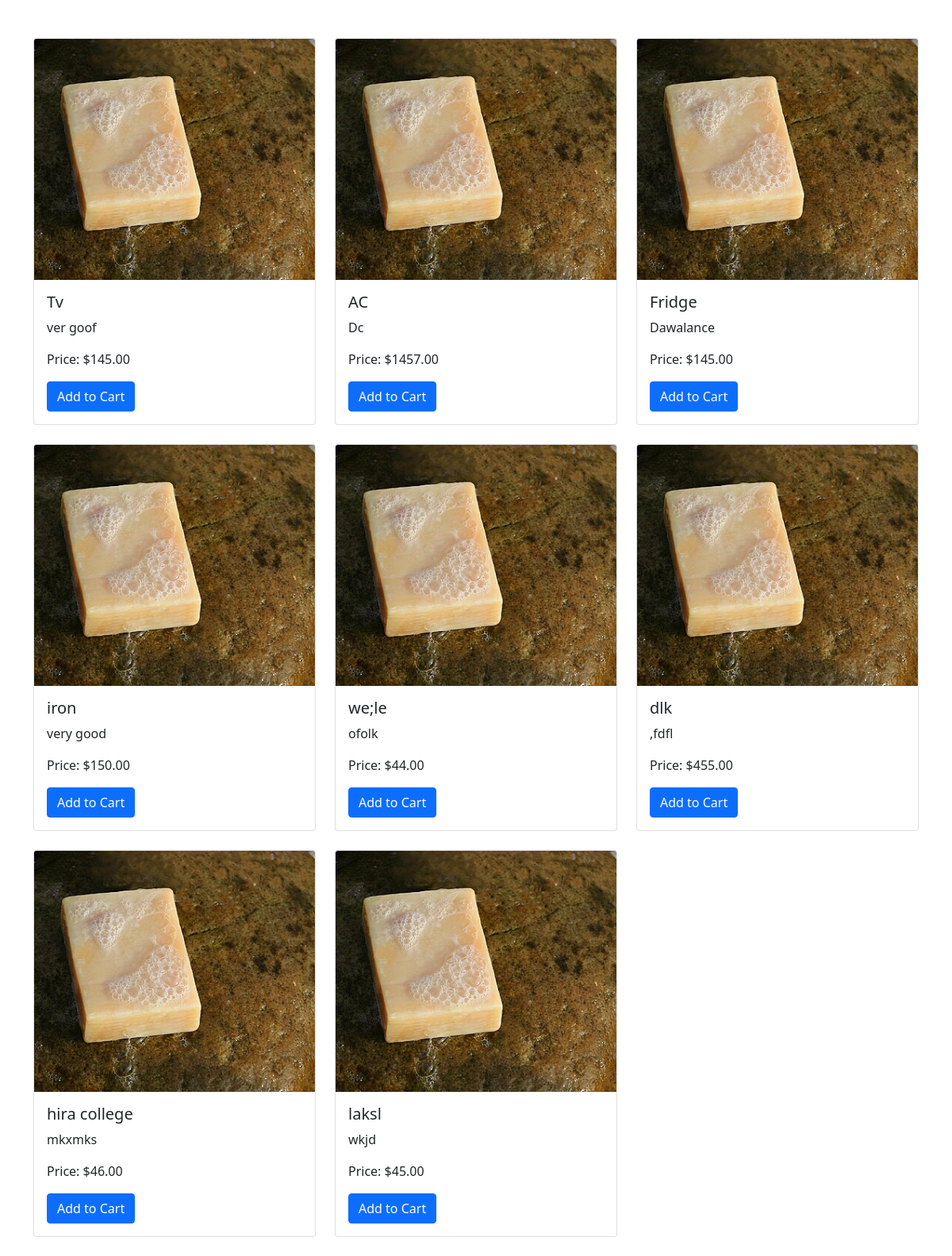
The page /product_list/ on the database as committed earlier.
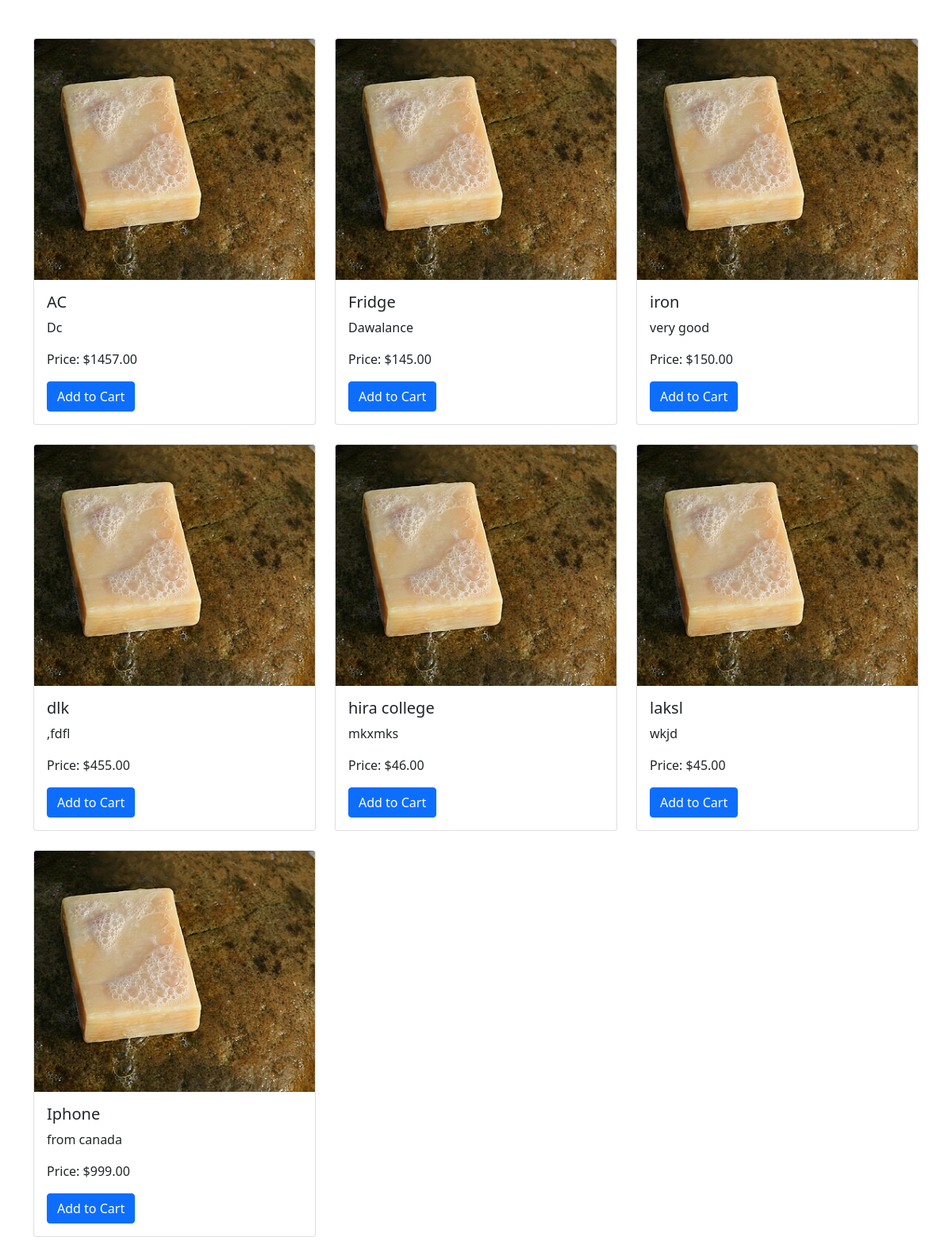
The same page on the database as committed later.
### myapp/models.py (models this page shows, shortened)
class products1(models.Model):
    product_id = models.AutoField(primary_key=True)
    name = models.CharField(max_length=200)
    description = models.CharField(max_length=200)
    seller = models.ForeignKey(Seller, on_delete=models.CASCADE)
    category = models.ForeignKey(Category, on_delete=models.CASCADE)
    price = models.DecimalField(max_digits=10, decimal_places=2)
    quantity = models.IntegerField()
    image = models.FileField(upload_to='media/', null=True, blank=True)

### myapp/views.py (the view)
# urls.py: path('product_list/',views.product_list,name="product_list"),
def product_list(request):
    product = products1.objects.all()
    return render(request, 'product_list.html', {'products': product})

### templates/product_list.html (shortened to what this page needs)
<!doctype html>
<html lang="en">
  <head>
    <link href="https://cdn.jsdelivr.net/npm/bootstrap@5.0.2/dist/css/bootstrap.min.css" rel="stylesheet">
  </head>
  <body>
   <div class="container mt-5">
    <div class="row">
        {% for product in products %}
        <div class="col-md-4 mb-4">
            <div class="card">
                <img src="/static/assets/soa.jpg" class="card-img-top" alt="{{ product.name }}">
                <div class="card-body">
                    <h5 class="card-title">{{ product.name }}</h5>
                    <p class="card-text">{{ product.description }}</p>
                    <p class="card-text">Price: ${{ product.price }}</p>
                    <button class="btn btn-primary add-to-cart" data-product-id="">Add to Cart</button>
                </div>
            </div>
        </div>
        {% endfor %}
    </div>
</div>
  </body>
</html>

Rows that differ between the two databases and show on the page:
removed products1: name "Tv", description "ver goof", price "145.00"
removed products1: name "we;le", description "ofolk", price "44.00"
added products1: name "Iphone", description "from canada", price "999.00"
